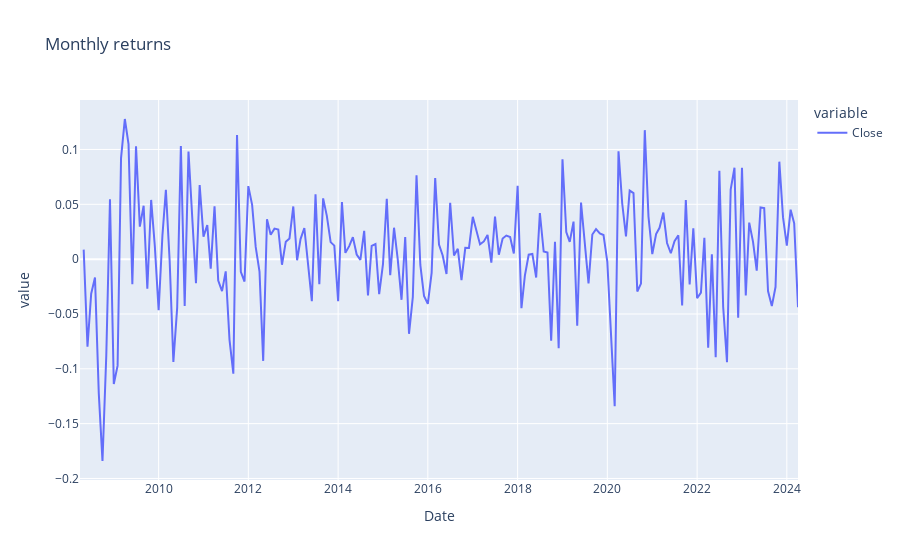

The cell this chart's notebook holds for it:
### Code cell
returns = isac_hist['Close'].pct_change()
mu, sigma = returns.mean(), returns.std()
initial_price = isac_hist['Close'].iloc[-1]

print(f"Mean: {mu}")
print(f"Std: {sigma}")
# plot returns
fr = px.line(returns, title="Monthly returns")
fr.show()

### Figure 1 — Plotly figure (JSON) as saved in the notebook; plotly's stock layout.template omitted (floating-point values rounded to 4 significant figures; data arrays with more than 128 entries replaced by an {"elided": "..."} marker saying what was removed)
{"data": [{"hovertemplate": "variable=Close<br>Date=%{x}<br>value=%{y}<extra></extra>", "legendgroup": "Close", "line": {"color": "#636efa", "dash": "solid"}, "marker": {"symbol": "circle"}, "mode": "lines", "name": "Close", "orientation": "v", "showlegend": true, "type": "scatter", "x": {"elided": "193 str values"}, "xaxis": "x", "y": {"elided": "193 float values"}, "yaxis": "y"}], "layout": {"legend": {"title": {"text": "variable"}, "tracegroupgap": 0}, "title": {"text": "Monthly returns"}, "xaxis": {"anchor": "y", "domain": [0, 1], "title": {"text": "Date"}}, "yaxis": {"anchor": "x", "domain": [0, 1], "title": {"text": "value"}}}}
